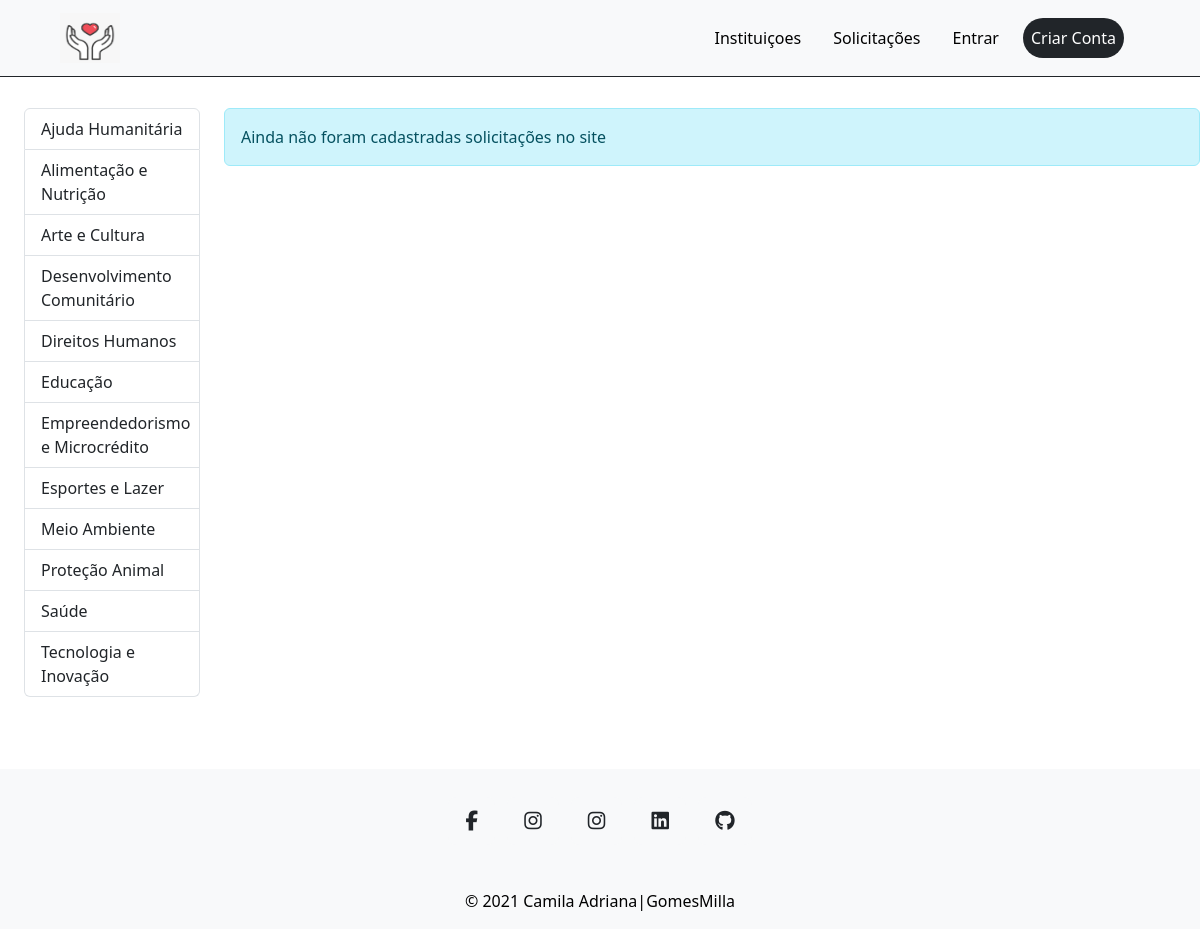
Screenshot of /base/solicitacoes/ with the database file from the repository.
### apps/base/models.py (models this page shows, shortened)
class CategoriaDoacao(models.Model):
    nome = models.CharField('Nome da categoria', max_length=30)
    resumo = models.CharField('Resumo', max_length=250)
    dataHorarioCriacao = models.DateTimeField('Horário de Criação', auto_now_add=True)
    class Meta:
        verbose_name = "Categoria de doação"
        verbose_name_plural="Categorias de doação"
        app_label = 'base'
        ordering = ['nome']

### apps/base/views.py (the view)
# urls.py: path("solicitacoes/", SolicitacoesListView.as_view(), name="solicitacoes"),
class SolicitacoesListView(ListView):
    model = PedirDoacao
    template_name = 'doacao/list_solicitacoes.html'
    def get_context_data(self, **kwargs):
        context = super().get_context_data(**kwargs)
        context["now"] = timezone.now()
        context['list_solicitacoes'] = PedirDoacao.objects.filter(is_active=True)
        context['list_categorias'] = CategoriaDoacao.objects.all()
        return context

### templates/doacao/list_solicitacoes.html (shortened to what this page needs)
{% extends 'bases/baselogado.html' %}
{% load static %}
{% load bootstrap %}
{% block conteudo %}
    <div class="ms-4 topobjetivo">
        <div class="row">
            <div class="col-md-2 mb-4">
                <div class="list-group">
                    {% for categoria in list_categorias %}
                        <a href="{% url 'solicitacoes_por_categoria' categoria.pk %}" class="list-group-item list-group-item-action
                        ">{{categoria.nome}}</a>
                    {% endfor %}
                </div>
            </div>
            <div class="col-md-10">
                {% if list_solicitacoes %}
                    <div class="row row-cols-1 row-cols-md-3 g-4 align-items-stretch me-2">
                        {% for solcitacao in list_solicitacoes %}
                            <div class="col">
                                <div class="card p-2 h-70">
                                    {% if solcitacao.fotoImagem %}
                                        <img src="{{solcitacao.fotoImagem.url}}" alt="{{solcitacao.titulo}}" class="card-img-top" width="300" height="300">
                                    {% else %}
                                        <img src="{% static 'images/undraw_not_found_re_bh2e.svg' %}" alt="{{solcitacao.titulo}}" class="card-img-top" width="300" height="300">
                                    {% endif %}
                                    <div class="card-body">
                                        <h5 class="card-title">{{solcitacao.titulo}}</h5>
                                        <a href="{% url 'perfil' solcitacao.usuario.id %}" class="text-muted">{{solcitacao.usuario.nome_completo}}</a>
                                        <br>
                                        <a href="{% url 'solicitacoes_por_categoria' solcitacao.tipo.pk %}" class="badge rounded-pill text-bg-dark">{{solcitacao.tipo}}<a>
                                        <p class="card-text mt-2">{{solcitacao.resumo|linebreaksbr|truncatechars:100}}</p>
                                        <a href="{% url 'ver_solicitacao' solcitacao.id %}">Ver Mais</a>
                                    </div>
                                    <div class="card-footer">
                                        <small class="text-body-secondary">{{solcitacao.horarioCriacao}}</small>
                                    </div>
                                </div>
                            </div>
                        {% endfor %}
                    </div>
                {% else %}
                    <div class="alert alert-info" role="alert">
                        Ainda não foram cadastradas solicitações no site
                    </div>
                {% endif %}
            </div>
        </div>
    </div>
{% endblock %}

### static/css/custom.css (style rules this page uses)
.topobjetivo { margin-top: 9%; }
a { text-decoration: none; }

### rows the page displays
CategoriaDoacao: nome "Ajuda Humanitária"
CategoriaDoacao: nome "Alimentação e Nutrição"
CategoriaDoacao: nome "Arte e Cultura"
CategoriaDoacao: nome "Desenvolvimento Comunitário"
CategoriaDoacao: nome "Direitos Humanos"
CategoriaDoacao: nome "Educação"
CategoriaDoacao: nome "Empreendedorismo e Microcrédito"
CategoriaDoacao: nome "Esportes e Lazer"
CategoriaDoacao: nome "Meio Ambiente"
CategoriaDoacao: nome "Proteção Animal"
CategoriaDoacao: nome "Saúde"
CategoriaDoacao: nome "Tecnologia e Inovação"
